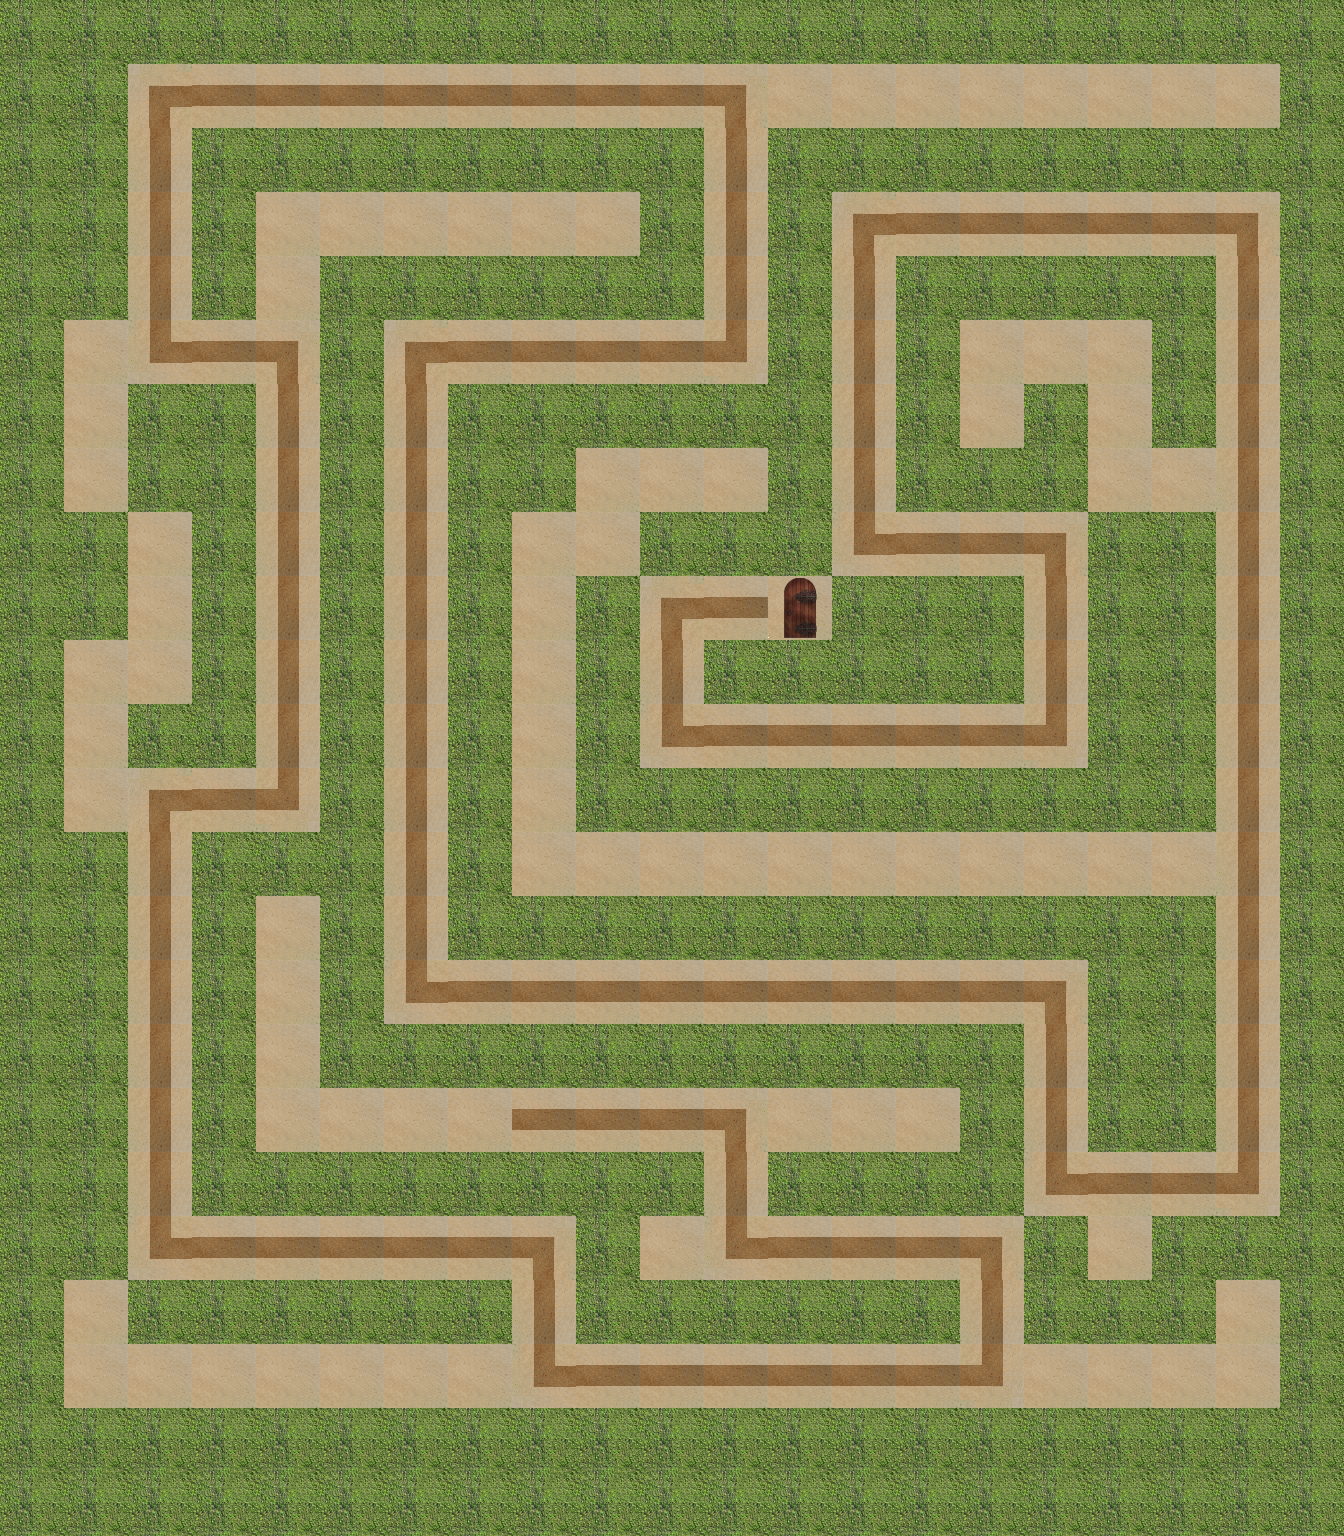

Tiled map render using the project's own tile images. Description and the map definition, with tile-layer contents summarised, below:
An orthogonal 21x24 tile map with 64x64 px tiles, 4 tile layers (path, wall, hint, end), 1 hidden layer not drawn.

<map version="1.0" orientation="orthogonal" renderorder="right-down" width="21" height="24" tilewidth="64" tileheight="64">
 <properties>
  <property name="bestTimePossible" value="40" />
  <property name="viewSize" value="6" />
 </properties>
 <tileset firstgid="1" name="sandbush" tilewidth="64" tileheight="64">
  <image source="sandbush.png" width="256" height="192" />
 </tileset>
 <layer name="path" width="21" height="24">
  <data>[504 cells, 211 non-empty, 1 distinct tile ids]</data>
 </layer>
 <layer name="wall" width="21" height="24">
  <data>[504 cells, 293 non-empty, 1 distinct tile ids]</data>
 </layer>
 <layer name="hint" width="21" height="24">
  <data>[504 cells, 134 non-empty, 6 distinct tile ids]</data>
 </layer>
 <layer name="start" width="21" height="24" visible="0">
  <data>[504 cells, 1 non-empty, 1 distinct tile ids]</data>
 </layer>
 <layer name="end" width="21" height="24">
  <data>[504 cells, 1 non-empty, 1 distinct tile ids]</data>
 </layer>
</map>
